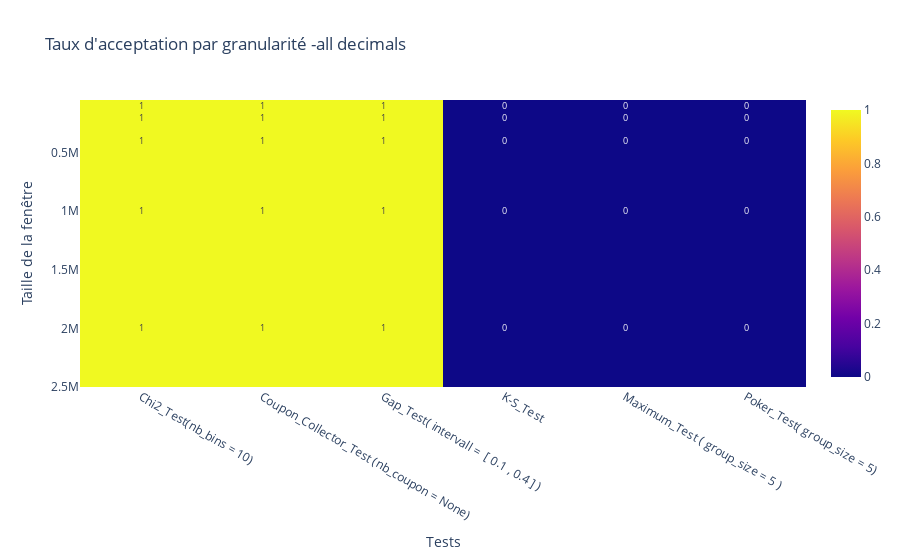
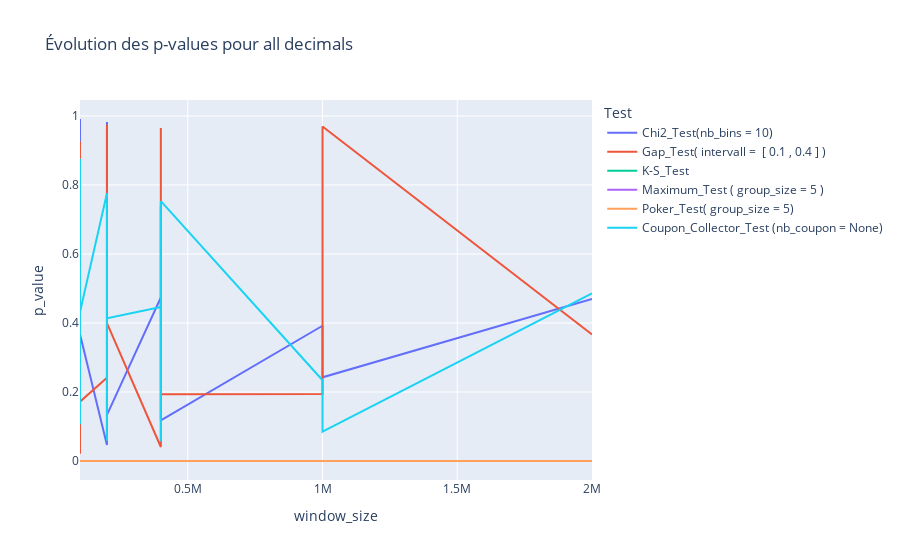
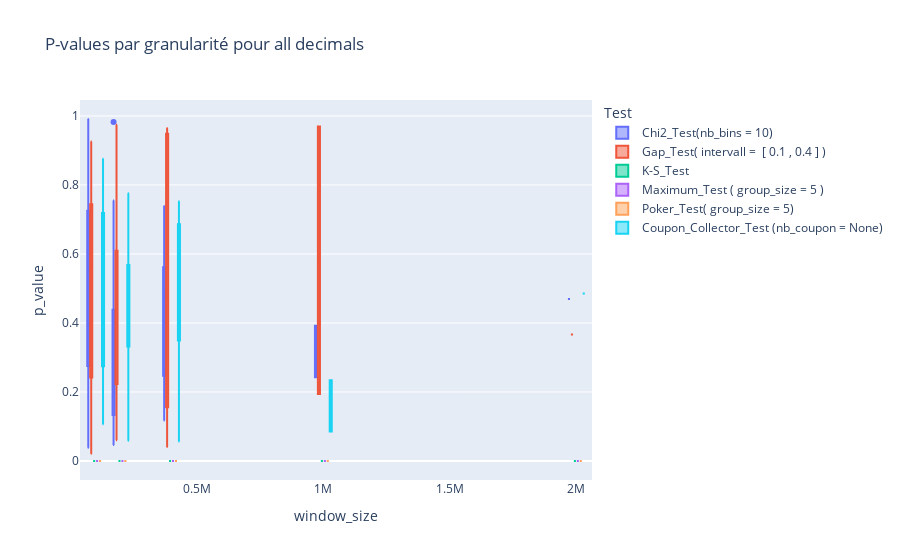
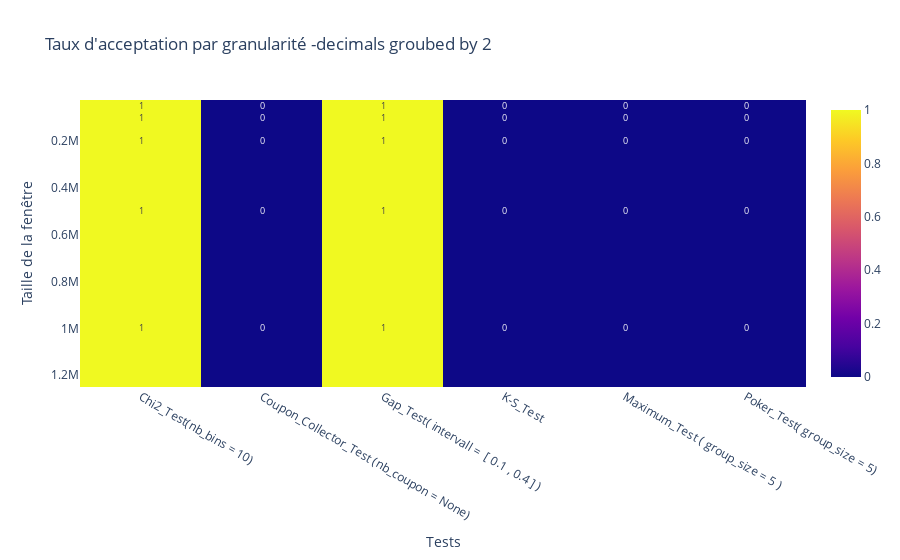

The cell these charts' notebook holds for them, in order:
### Code cell
for r in res:
    display(Markdown(f"###  graphiques pour {r.name}  "))
    r.plot_heatmap_acceptance()
    r.plot_p_values_evolution()
    r.plot_p_values_box_by_granularity()
    print("-"*50)

### Figure 1 — Plotly figure (JSON) as saved in the notebook; plotly's stock layout.template omitted (floating-point values rounded to 4 significant figures)
{"data": [{"coloraxis": "coloraxis", "hovertemplate": "Test: %{x}<br>window_size: %{y}<br>color: %{z}<extra></extra>", "name": "0", "texttemplate": "%{z}", "type": "heatmap", "x": ["Chi2_Test(nb_bins = 10)", "Coupon_Collector_Test (nb_coupon = None)", "Gap_Test( intervall =  [ 0.1 , 0.4 ] )", "K-S_Test", "Maximum_Test ( group_size = 5 )", "Poker_Test( group_size = 5)"], "xaxis": "x", "y": [100000, 200000, 400000, 1000000, 2000000], "yaxis": "y", "z": [[1.0, 1.0, 1.0, 0.0, 0.0, 0.0], [1.0, 1.0, 1.0, 0.0, 0.0, 0.0], [1.0, 1.0, 1.0, 0.0, 0.0, 0.0], [1.0, 1.0, 1.0, 0.0, 0.0, 0.0], [1.0, 1.0, 1.0, 0.0, 0.0, 0.0]]}], "layout": {"coloraxis": {"colorscale": [[0, "#0d0887"], [0.1111, "#46039f"], [0.2222, "#7201a8"], [0.3333, "#9c179e"], [0.4444, "#bd3786"], [0.5556, "#d8576b"], [0.6667, "#ed7953"], [0.7778, "#fb9f3a"], [0.8889, "#fdca26"], [1, "#f0f921"]]}, "title": {"text": "Taux d'acceptation par granularité -all decimals"}, "xaxis": {"anchor": "y", "domain": [0, 1], "title": {"text": "Tests"}}, "yaxis": {"anchor": "x", "autorange": "reversed", "domain": [0, 1], "title": {"text": "Taille de la fenêtre"}}}}

### Figure 2 — Plotly figure (JSON) as saved in the notebook; plotly's stock layout.template omitted (floating-point values rounded to 4 significant figures)
{"data": [{"hovertemplate": "Test=Chi2_Test(nb_bins = 10)<br>window_size=%{x}<br>p_value=%{y}<extra></extra>", "legendgroup": "Chi2_Test(nb_bins = 10)", "line": {"color": "#636efa", "dash": "solid"}, "marker": {"symbol": "circle"}, "mode": "lines", "name": "Chi2_Test(nb_bins = 10)", "orientation": "v", "showlegend": true, "type": "scatter", "x": [100000, 100000, 100000, 100000, 100000, 100000, 100000, 100000, 100000, 100000, 100000, 100000, 100000, 100000, 100000, 100000, 100000, 100000, 100000, 100000, 200000, 200000, 200000, 200000, 200000, 200000, 200000, 200000, 200000, 200000, 400000, 400000, 400000, 400000, 400000, 1000000, 1000000, 2000000], "xaxis": "x", "y": [0.03905, 0.9373, 0.2893, 0.6811, 0.925, 0.2976, 0.8571, 0.9912, 0.4737, 0.7687, 0.3843, 0.2611, 0.1051, 0.1045, 0.03843, 0.5256, 0.4968, 0.4106, 0.3046, 0.3676, 0.04607, 0.7547, 0.4384, 0.9827, 0.4106, 0.3142, 0.2549, 0.09797, 0.1522, 0.1335, 0.4739, 0.7393, 0.5019, 0.2904, 0.1175, 0.392, 0.2425, 0.4698], "yaxis": "y"}, {"hovertemplate": "Test=Gap_Test( intervall =  [ 0.1 , 0.4 ] )<br>window_size=%{x}<br>p_value=%{y}<extra></extra>", "legendgroup": "Gap_Test( intervall =  [ 0.1 , 0.4 ] )", "line": {"color": "#EF553B", "dash": "solid"}, "marker": {"symbol": "circle"}, "mode": "lines", "name": "Gap_Test( intervall =  [ 0.1 , 0.4 ] )", "orientation": "v", "showlegend": true, "type": "scatter", "x": [100000, 100000, 100000, 100000, 100000, 100000, 100000, 100000, 100000, 100000, 100000, 100000, 100000, 100000, 100000, 100000, 100000, 100000, 100000, 100000, 200000, 200000, 200000, 200000, 200000, 200000, 200000, 200000, 200000, 200000, 400000, 400000, 400000, 400000, 400000, 1000000, 1000000, 2000000], "xaxis": "x", "y": [0.2903, 0.6382, 0.284, 0.1454, 0.5249, 0.6648, 0.5301, 0.6051, 0.8123, 0.6267, 0.4624, 0.8509, 0.02078, 0.7462, 0.7449, 0.9261, 0.1717, 0.1999, 0.7433, 0.172, 0.2414, 0.05981, 0.3259, 0.9461, 0.9746, 0.6095, 0.125, 0.5825, 0.2233, 0.3996, 0.04057, 0.9431, 0.9651, 0.4767, 0.1938, 0.1943, 0.9696, 0.3668], "yaxis": "y"}, {"hovertemplate": "Test=K-S_Test<br>window_size=%{x}<br>p_value=%{y}<extra></extra>", "legendgroup": "K-S_Test", "line": {"color": "#00cc96", "dash": "solid"}, "marker": {"symbol": "circle"}, "mode": "lines", "name": "K-S_Test", "orientation": "v", "showlegend": true, "type": "scatter", "x": [100000, 100000, 100000, 100000, 100000, 100000, 100000, 100000, 100000, 100000, 100000, 100000, 100000, 100000, 100000, 100000, 100000, 100000, 100000, 100000, 200000, 200000, 200000, 200000, 200000, 200000, 200000, 200000, 200000, 200000, 400000, 400000, 400000, 400000, 400000, 1000000, 1000000, 2000000], "xaxis": "x", "y": [0.0, 0.0, 0.0, 0.0, 0.0, 0.0, 0.0, 0.0, 0.0, 0.0, 0.0, 0.0, 0.0, 0.0, 0.0, 0.0, 0.0, 0.0, 0.0, 0.0, 0.0, 0.0, 0.0, 0.0, 0.0, 0.0, 0.0, 0.0, 0.0, 0.0, 0.0, 0.0, 0.0, 0.0, 0.0, 0.0, 0.0, 0.0], "yaxis": "y"}, {"hovertemplate": "Test=Maximum_Test ( group_size = 5 )<br>window_size=%{x}<br>p_value=%{y}<extra></extra>", "legendgroup": "Maximum_Test ( group_size = 5 )", "line": {"color": "#ab63fa", "dash": "solid"}, "marker": {"symbol": "circle"}, "mode": "lines", "name": "Maximum_Test ( group_size = 5 )", "orientation": "v", "showlegend": true, "type": "scatter", "x": [100000, 100000, 100000, 100000, 100000, 100000, 100000, 100000, 100000, 100000, 100000, 100000, 100000, 100000, 100000, 100000, 100000, 100000, 100000, 100000, 200000, 200000, 200000, 200000, 200000, 200000, 200000, 200000, 200000, 200000, 400000, 400000, 400000, 400000, 400000, 1000000, 1000000, 2000000], "xaxis": "x", "y": [0.0, 0.0, 0.0, 0.0, 0.0, 0.0, 0.0, 0.0, 0.0, 0.0, 0.0, 0.0, 0.0, 0.0, 0.0, 0.0, 0.0, 0.0, 0.0, 0.0, 0.0, 0.0, 0.0, 0.0, 0.0, 0.0, 0.0, 0.0, 0.0, 0.0, 0.0, 0.0, 0.0, 0.0, 0.0, 0.0, 0.0, 0.0], "yaxis": "y"}, {"hovertemplate": "Test=Poker_Test( group_size = 5)<br>window_size=%{x}<br>p_value=%{y}<extra></extra>", "legendgroup": "Poker_Test( group_size = 5)", "line": {"color": "#FFA15A", "dash": "solid"}, "marker": {"symbol": "circle"}, "mode": "lines", "name": "Poker_Test( group_size = 5)", "orientation": "v", "showlegend": true, "type": "scatter", "x": [100000, 100000, 100000, 100000, 100000, 100000, 100000, 100000, 100000, 100000, 100000, 100000, 100000, 100000, 100000, 100000, 100000, 100000, 100000, 100000, 200000, 200000, 200000, 200000, 200000, 200000, 200000, 200000, 200000, 200000, 400000, 400000, 400000, 400000, 400000, 1000000, 1000000, 2000000], "xaxis": "x", "y": [0.0, 0.0, 0.0, 0.0, 0.0, 0.0, 0.0, 0.0, 0.0, 0.0, 0.0, 0.0, 0.0, 0.0, 0.0, 0.0, 0.0, 0.0, 0.0, 0.0, 0.0, 0.0, 0.0, 0.0, 0.0, 0.0, 0.0, 0.0, 0.0, 0.0, 0.0, 0.0, 0.0, 0.0, 0.0, 0.0, 0.0, 0.0], "yaxis": "y"}, {"hovertemplate": "Test=Coupon_Collector_Test (nb_coupon = None)<br>window_size=%{x}<br>p_value=%{y}<extra></extra>", "legendgroup": "Coupon_Collector_Test (nb_coupon = None)", "line": {"color": "#19d3f3", "dash": "solid"}, "marker": {"symbol": "circle"}, "mode": "lines", "name": "Coupon_Collector_Test (nb_coupon = None)", "orientation": "v", "showlegend": true, "type": "scatter", "x": [100000, 100000, 100000, 100000, 100000, 100000, 100000, 100000, 100000, 100000, 100000, 100000, 100000, 100000, 100000, 100000, 100000, 100000, 100000, 100000, 200000, 200000, 200000, 200000, 200000, 200000, 200000, 200000, 200000, 200000, 400000, 400000, 400000, 400000, 400000, 1000000, 1000000, 2000000], "xaxis": "x", "y": [0.272, 0.5859, 0.7425, 0.8292, 0.7949, 0.8085, 0.2199, 0.8763, 0.4127, 0.1063, 0.2769, 0.5876, 0.465, 0.1121, 0.2029, 0.3585, 0.695, 0.6844, 0.4757, 0.432, 0.7757, 0.7051, 0.5292, 0.379, 0.05902, 0.512, 0.332, 0.221, 0.5678, 0.4136, 0.4464, 0.4602, 0.6638, 0.05666, 0.7531, 0.234, 0.08513, 0.4854], "yaxis": "y"}], "layout": {"legend": {"title": {"text": "Test"}, "tracegroupgap": 0}, "title": {"text": "Évolution des p-values pour all decimals"}, "xaxis": {"anchor": "y", "domain": [0, 1], "title": {"text": "window_size"}}, "yaxis": {"anchor": "x", "domain": [0, 1], "title": {"text": "p_value"}}}}

### Figure 3 — Plotly figure (JSON) as saved in the notebook; plotly's stock layout.template omitted (floating-point values rounded to 4 significant figures)
{"data": [{"alignmentgroup": "True", "hovertemplate": "Test=Chi2_Test(nb_bins = 10)<br>window_size=%{x}<br>p_value=%{y}<extra></extra>", "legendgroup": "Chi2_Test(nb_bins = 10)", "marker": {"color": "#636efa"}, "name": "Chi2_Test(nb_bins = 10)", "notched": false, "offsetgroup": "Chi2_Test(nb_bins = 10)", "orientation": "v", "showlegend": true, "type": "box", "x": [100000, 100000, 100000, 100000, 100000, 100000, 100000, 100000, 100000, 100000, 100000, 100000, 100000, 100000, 100000, 100000, 100000, 100000, 100000, 100000, 200000, 200000, 200000, 200000, 200000, 200000, 200000, 200000, 200000, 200000, 400000, 400000, 400000, 400000, 400000, 1000000, 1000000, 2000000], "x0": " ", "xaxis": "x", "y": [0.03905, 0.9373, 0.2893, 0.6811, 0.925, 0.2976, 0.8571, 0.9912, 0.4737, 0.7687, 0.3843, 0.2611, 0.1051, 0.1045, 0.03843, 0.5256, 0.4968, 0.4106, 0.3046, 0.3676, 0.04607, 0.7547, 0.4384, 0.9827, 0.4106, 0.3142, 0.2549, 0.09797, 0.1522, 0.1335, 0.4739, 0.7393, 0.5019, 0.2904, 0.1175, 0.392, 0.2425, 0.4698], "y0": " ", "yaxis": "y"}, {"alignmentgroup": "True", "hovertemplate": "Test=Gap_Test( intervall =  [ 0.1 , 0.4 ] )<br>window_size=%{x}<br>p_value=%{y}<extra></extra>", "legendgroup": "Gap_Test( intervall =  [ 0.1 , 0.4 ] )", "marker": {"color": "#EF553B"}, "name": "Gap_Test( intervall =  [ 0.1 , 0.4 ] )", "notched": false, "offsetgroup": "Gap_Test( intervall =  [ 0.1 , 0.4 ] )", "orientation": "v", "showlegend": true, "type": "box", "x": [100000, 100000, 100000, 100000, 100000, 100000, 100000, 100000, 100000, 100000, 100000, 100000, 100000, 100000, 100000, 100000, 100000, 100000, 100000, 100000, 200000, 200000, 200000, 200000, 200000, 200000, 200000, 200000, 200000, 200000, 400000, 400000, 400000, 400000, 400000, 1000000, 1000000, 2000000], "x0": " ", "xaxis": "x", "y": [0.2903, 0.6382, 0.284, 0.1454, 0.5249, 0.6648, 0.5301, 0.6051, 0.8123, 0.6267, 0.4624, 0.8509, 0.02078, 0.7462, 0.7449, 0.9261, 0.1717, 0.1999, 0.7433, 0.172, 0.2414, 0.05981, 0.3259, 0.9461, 0.9746, 0.6095, 0.125, 0.5825, 0.2233, 0.3996, 0.04057, 0.9431, 0.9651, 0.4767, 0.1938, 0.1943, 0.9696, 0.3668], "y0": " ", "yaxis": "y"}, {"alignmentgroup": "True", "hovertemplate": "Test=K-S_Test<br>window_size=%{x}<br>p_value=%{y}<extra></extra>", "legendgroup": "K-S_Test", "marker": {"color": "#00cc96"}, "name": "K-S_Test", "notched": false, "offsetgroup": "K-S_Test", "orientation": "v", "showlegend": true, "type": "box", "x": [100000, 100000, 100000, 100000, 100000, 100000, 100000, 100000, 100000, 100000, 100000, 100000, 100000, 100000, 100000, 100000, 100000, 100000, 100000, 100000, 200000, 200000, 200000, 200000, 200000, 200000, 200000, 200000, 200000, 200000, 400000, 400000, 400000, 400000, 400000, 1000000, 1000000, 2000000], "x0": " ", "xaxis": "x", "y": [0.0, 0.0, 0.0, 0.0, 0.0, 0.0, 0.0, 0.0, 0.0, 0.0, 0.0, 0.0, 0.0, 0.0, 0.0, 0.0, 0.0, 0.0, 0.0, 0.0, 0.0, 0.0, 0.0, 0.0, 0.0, 0.0, 0.0, 0.0, 0.0, 0.0, 0.0, 0.0, 0.0, 0.0, 0.0, 0.0, 0.0, 0.0], "y0": " ", "yaxis": "y"}, {"alignmentgroup": "True", "hovertemplate": "Test=Maximum_Test ( group_size = 5 )<br>window_size=%{x}<br>p_value=%{y}<extra></extra>", "legendgroup": "Maximum_Test ( group_size = 5 )", "marker": {"color": "#ab63fa"}, "name": "Maximum_Test ( group_size = 5 )", "notched": false, "offsetgroup": "Maximum_Test ( group_size = 5 )", "orientation": "v", "showlegend": true, "type": "box", "x": [100000, 100000, 100000, 100000, 100000, 100000, 100000, 100000, 100000, 100000, 100000, 100000, 100000, 100000, 100000, 100000, 100000, 100000, 100000, 100000, 200000, 200000, 200000, 200000, 200000, 200000, 200000, 200000, 200000, 200000, 400000, 400000, 400000, 400000, 400000, 1000000, 1000000, 2000000], "x0": " ", "xaxis": "x", "y": [0.0, 0.0, 0.0, 0.0, 0.0, 0.0, 0.0, 0.0, 0.0, 0.0, 0.0, 0.0, 0.0, 0.0, 0.0, 0.0, 0.0, 0.0, 0.0, 0.0, 0.0, 0.0, 0.0, 0.0, 0.0, 0.0, 0.0, 0.0, 0.0, 0.0, 0.0, 0.0, 0.0, 0.0, 0.0, 0.0, 0.0, 0.0], "y0": " ", "yaxis": "y"}, {"alignmentgroup": "True", "hovertemplate": "Test=Poker_Test( group_size = 5)<br>window_size=%{x}<br>p_value=%{y}<extra></extra>", "legendgroup": "Poker_Test( group_size = 5)", "marker": {"color": "#FFA15A"}, "name": "Poker_Test( group_size = 5)", "notched": false, "offsetgroup": "Poker_Test( group_size = 5)", "orientation": "v", "showlegend": true, "type": "box", "x": [100000, 100000, 100000, 100000, 100000, 100000, 100000, 100000, 100000, 100000, 100000, 100000, 100000, 100000, 100000, 100000, 100000, 100000, 100000, 100000, 200000, 200000, 200000, 200000, 200000, 200000, 200000, 200000, 200000, 200000, 400000, 400000, 400000, 400000, 400000, 1000000, 1000000, 2000000], "x0": " ", "xaxis": "x", "y": [0.0, 0.0, 0.0, 0.0, 0.0, 0.0, 0.0, 0.0, 0.0, 0.0, 0.0, 0.0, 0.0, 0.0, 0.0, 0.0, 0.0, 0.0, 0.0, 0.0, 0.0, 0.0, 0.0, 0.0, 0.0, 0.0, 0.0, 0.0, 0.0, 0.0, 0.0, 0.0, 0.0, 0.0, 0.0, 0.0, 0.0, 0.0], "y0": " ", "yaxis": "y"}, {"alignmentgroup": "True", "hovertemplate": "Test=Coupon_Collector_Test (nb_coupon = None)<br>window_size=%{x}<br>p_value=%{y}<extra></extra>", "legendgroup": "Coupon_Collector_Test (nb_coupon = None)", "marker": {"color": "#19d3f3"}, "name": "Coupon_Collector_Test (nb_coupon = None)", "notched": false, "offsetgroup": "Coupon_Collector_Test (nb_coupon = None)", "orientation": "v", "showlegend": true, "type": "box", "x": [100000, 100000, 100000, 100000, 100000, 100000, 100000, 100000, 100000, 100000, 100000, 100000, 100000, 100000, 100000, 100000, 100000, 100000, 100000, 100000, 200000, 200000, 200000, 200000, 200000, 200000, 200000, 200000, 200000, 200000, 400000, 400000, 400000, 400000, 400000, 1000000, 1000000, 2000000], "x0": " ", "xaxis": "x", "y": [0.272, 0.5859, 0.7425, 0.8292, 0.7949, 0.8085, 0.2199, 0.8763, 0.4127, 0.1063, 0.2769, 0.5876, 0.465, 0.1121, 0.2029, 0.3585, 0.695, 0.6844, 0.4757, 0.432, 0.7757, 0.7051, 0.5292, 0.379, 0.05902, 0.512, 0.332, 0.221, 0.5678, 0.4136, 0.4464, 0.4602, 0.6638, 0.05666, 0.7531, 0.234, 0.08513, 0.4854], "y0": " ", "yaxis": "y"}], "layout": {"boxmode": "group", "legend": {"title": {"text": "Test"}, "tracegroupgap": 0}, "title": {"text": "P-values par granularité pour all decimals"}, "xaxis": {"anchor": "y", "domain": [0, 1], "title": {"text": "window_size"}}, "yaxis": {"anchor": "x", "domain": [0, 1], "title": {"text": "p_value"}}}}

### Figure 4 — Plotly figure (JSON) as saved in the notebook; plotly's stock layout.template omitted (floating-point values rounded to 4 significant figures)
{"data": [{"coloraxis": "coloraxis", "hovertemplate": "Test: %{x}<br>window_size: %{y}<br>color: %{z}<extra></extra>", "name": "0", "texttemplate": "%{z}", "type": "heatmap", "x": ["Chi2_Test(nb_bins = 10)", "Coupon_Collector_Test (nb_coupon = None)", "Gap_Test( intervall =  [ 0.1 , 0.4 ] )", "K-S_Test", "Maximum_Test ( group_size = 5 )", "Poker_Test( group_size = 5)"], "xaxis": "x", "y": [50000, 100000, 200000, 500000, 1000000], "yaxis": "y", "z": [[1.0, 0.0, 1.0, 0.0, 0.0, 0.0], [1.0, 0.0, 1.0, 0.0, 0.0, 0.0], [1.0, 0.0, 1.0, 0.0, 0.0, 0.0], [1.0, 0.0, 1.0, 0.0, 0.0, 0.0], [1.0, 0.0, 1.0, 0.0, 0.0, 0.0]]}], "layout": {"coloraxis": {"colorscale": [[0, "#0d0887"], [0.1111, "#46039f"], [0.2222, "#7201a8"], [0.3333, "#9c179e"], [0.4444, "#bd3786"], [0.5556, "#d8576b"], [0.6667, "#ed7953"], [0.7778, "#fb9f3a"], [0.8889, "#fdca26"], [1, "#f0f921"]]}, "title": {"text": "Taux d'acceptation par granularité -decimals groubed by 2"}, "xaxis": {"anchor": "y", "domain": [0, 1], "title": {"text": "Tests"}}, "yaxis": {"anchor": "x", "autorange": "reversed", "domain": [0, 1], "title": {"text": "Taille de la fenêtre"}}}}
